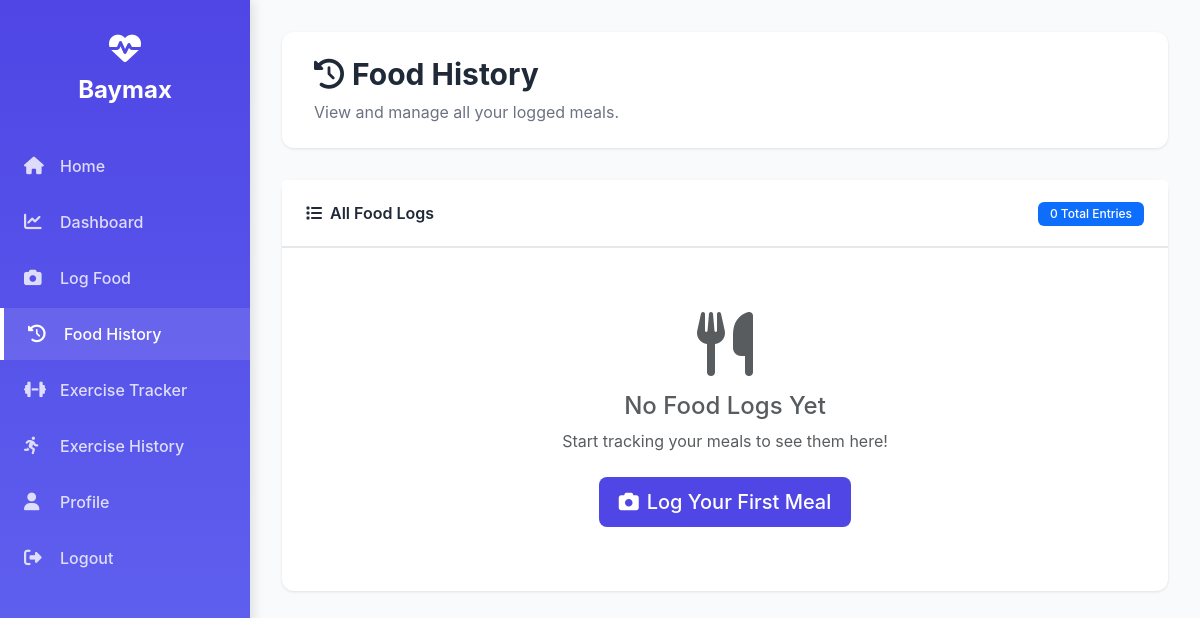
Page /food_history (signed in) on the earlier database version.
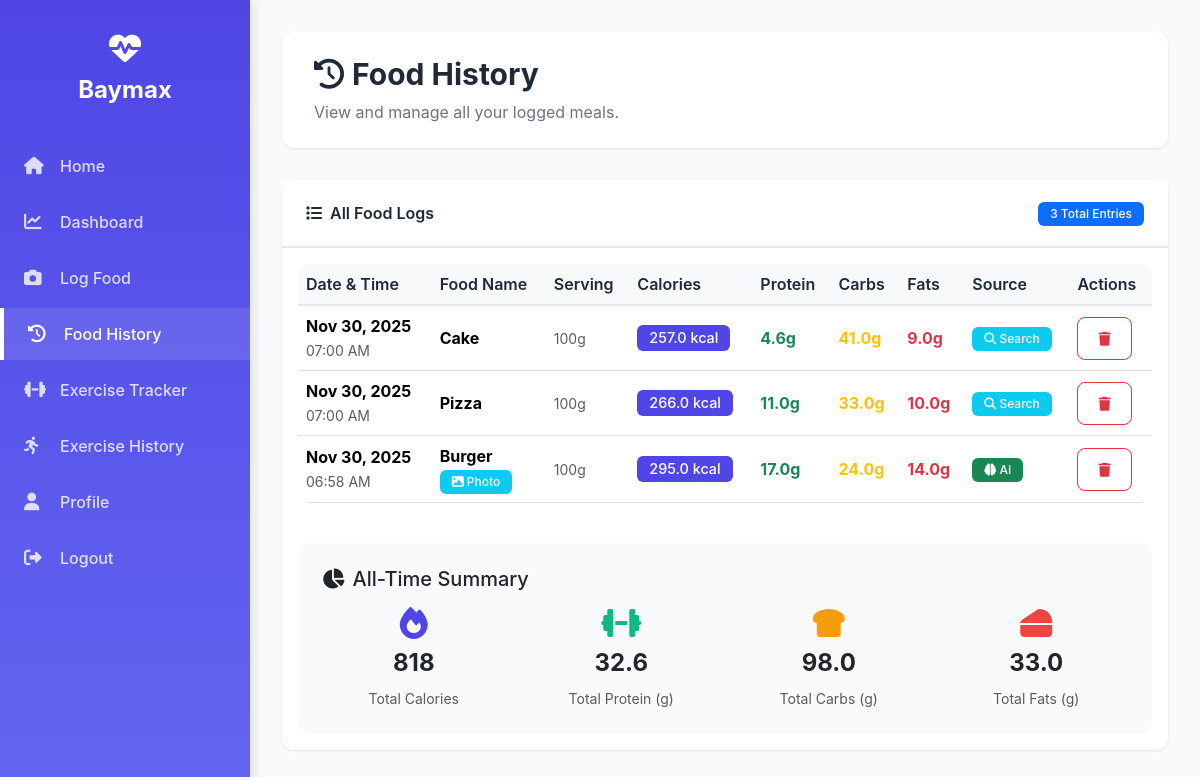
Same page on the later database version.
### app.py (models this page shows)
class FoodLog(db.Model):
    id = db.Column(db.Integer, primary_key=True)
    user_id = db.Column(db.Integer, db.ForeignKey('user.id'))
    food_name = db.Column(db.String(200))
    calories = db.Column(db.Float)
    protein = db.Column(db.Float, default=0)
    carbs = db.Column(db.Float, default=0)
    fats = db.Column(db.Float, default=0)
    serving_size = db.Column(db.String(100), default="100g")
    date = db.Column(db.DateTime, default=datetime.utcnow)
    source = db.Column(db.String(50))
    image_path = db.Column(db.String(300), nullable=True)

### app.py (the view)
@app.route('/food_history')
@login_required
def food_history():
    logs = FoodLog.query.filter_by(user_id=current_user.id).order_by(FoodLog.date.desc()).all()
    return render_template('food_history.html', logs=logs)

### app.py (called while the page is built)
@login_manager.user_loader
def load_user(user_id):
    return User.query.get(int(user_id))

### templates/food_history.html (shortened to what this page needs)
{% extends "base.html" %}
{% block content %}
<div class="content-header">
    <h1><i class="fas fa-history me-2"></i>Food History</h1>
    <p>View and manage all your logged meals.</p>
</div>
<div class="row mb-4">
    <div class="col-md-12">
        <div class="card">
            <div class="card-header d-flex justify-content-between align-items-center">
                <span><i class="fas fa-list me-2"></i>All Food Logs</span>
                <div>
                    <span class="badge bg-primary">{{ logs|length }} Total Entries</span>
                </div>
            </div>
            <div class="card-body">
                {% if logs %}
                <div class="table-responsive">
                    <table class="table table-hover align-middle">
                        <thead class="table-light">
                            <tr>
                                <th>Date & Time</th>
                                <th>Food Name</th>
                                <th>Serving</th>
                                <th>Calories</th>
                                <th>Protein</th>
                                <th>Carbs</th>
                                <th>Fats</th>
                                <th>Source</th>
                                <th>Actions</th>
                            </tr>
                        </thead>
                        <tbody>
                            {% for log in logs %}
                            <tr>
                                <td>
                                    <div>
                                        <strong>{{ log.date.strftime('%b %d, %Y') }}</strong>
                                        <br>
                                        <small class="text-muted">{{ log.date.strftime('%I:%M %p') }}</small>
                                    </div>
                                </td>
                                <td>
                                    <strong>{{ log.food_name|title }}</strong>
                                    {% if log.image_path %}
                                    <br><span class="badge badge-sm bg-info"><i class="fas fa-image"></i> Photo</span>
                                    {% endif %}
                                </td>
                                <td><small class="text-muted">{{ log.serving_size }}</small></td>
                                <td>
                                    <span class="badge" style="background: #4F46E5; font-size: 0.9rem;">
                                        {{ log.calories }} kcal
                                    </span>
                                </td>
                                <td><span class="text-success fw-bold">{{ log.protein }}g</span></td>
                                <td><span class="text-warning fw-bold">{{ log.carbs }}g</span></td>
                                <td><span class="text-danger fw-bold">{{ log.fats }}g</span></td>
                                <td>
                                    {% if log.source == 'ai' %}
                                    <span class="badge bg-success"><i class="fas fa-brain"></i> AI</span>
                                    {% elif log.source == 'search' %}
                                    <span class="badge bg-info"><i class="fas fa-search"></i> Search</span>
                                    {% else %}
                                    <span class="badge bg-secondary"><i class="fas fa-keyboard"></i> Manual</span>
                                    {% endif %}
                                </td>
                                <td>
                                    <form method="post" action="{{ url_for('delete_log', log_id=log.id) }}" style="display: inline;" onsubmit="return confirm('Are you sure you want to delete this entry?');">
                                        <button type="submit" class="btn btn-sm btn-outline-danger" title="Delete">
                                            <i class="fas fa-trash"></i>
                                        </button>
                                    </form>
                                </td>
                            </tr>
                            {% endfor %}
                        </tbody>
                    </table>
                </div>
                <div class="mt-4 p-4" style="background: #F9FAFB; border-radius: 12px;">
                    <h5 class="mb-3"><i class="fas fa-chart-pie me-2"></i>All-Time Summary</h5>
                    <div class="row text-center">
                        <div class="col-md-3">
                            <div class="mb-2">
                                <i class="fas fa-fire fa-2x" style="color: #4F46E5;"></i>
                            </div>
                            <h4 class="fw-bold">{{ logs|sum(attribute='calories')|int }}</h4>
                            <small class="text-muted">Total Calories</small>
                        </div>
                        <div class="col-md-3">
                            <div class="mb-2">
                                <i class="fas fa-dumbbell fa-2x" style="color: #10B981;"></i>
                            </div>
                            <h4 class="fw-bold">{{ logs|sum(attribute='protein')|round(1) }}</h4>
                            <small class="text-muted">Total Protein (g)</small>
                        </div>
                        <div class="col-md-3">
                            <div class="mb-2">
                                <i class="fas fa-bread-slice fa-2x" style="color: #F59E0B;"></i>
                            </div>
                            <h4 class="fw-bold">{{ logs|sum(attribute='carbs')|round(1) }}</h4>
                            <small class="text-muted">Total Carbs (g)</small>
                        </div>
                        <div class="col-md-3">
                            <div class="mb-2">
                                <i class="fas fa-cheese fa-2x" style="color: #EF4444;"></i>
                            </div>
                            <h4 class="fw-bold">{{ logs|sum(attribute='fats')|round(1) }}</h4>
                            <small class="text-muted">Total Fats (g)</small>
                        </div>
                    </div>
                </div>
                {% else %}
                <div class="text-center py-5">
                    <i class="fas fa-utensils fa-4x text-muted mb-3"></i>
                    <h4 class="text-muted">No Food Logs Yet</h4>
                    <p class="text-muted mb-4">Start tracking your meals to see them here!</p>
                    <a href="{{ url_for('log_food') }}" class="btn btn-primary btn-lg">
                        <i class="fas fa-camera me-2"></i>Log Your First Meal
                    </a>
                </div>
                {% endif %}
            </div>
        </div>
    </div>
</div>
{% endblock %}

### templates/base.html (shortened to what this page needs)
<!DOCTYPE html>
<html lang="en">
<head>
    <link href="https://cdn.jsdelivr.net/npm/bootstrap@5.3.2/dist/css/bootstrap.min.css" rel="stylesheet">
    <link rel="stylesheet" href="https://cdnjs.cloudflare.com/ajax/libs/font-awesome/6.4.0/css/all.min.css">
</head>
<body>
    {% if current_user.is_authenticated %}
    <div class="sidebar" id="sidebar">
        <div class="sidebar-brand">
            <i class="fas fa-heartbeat"></i>
            Baymax
        </div>
        <ul class="sidebar-nav">
            <li>
                <a href="{{ url_for('index') }}" class="{% if request.endpoint == 'index' %}active{% endif %}">
                    <i class="fas fa-home"></i>
                    Home
                </a>
            </li>
            <li>
                <a href="{{ url_for('dashboard') }}" class="{% if request.endpoint == 'dashboard' %}active{% endif %}">
                    <i class="fas fa-chart-line"></i>
                    Dashboard
                </a>
            </li>
            <li>
                <a href="{{ url_for('log_food') }}" class="{% if request.endpoint == 'log_food' %}active{% endif %}">
                    <i class="fas fa-camera"></i>
                    Log Food
                </a>
            </li>
            <li>
                <a href="{{ url_for('food_history') }}" class="{% if request.endpoint == 'food_history' %}active{% endif %}">
                    <i class="fas fa-history"></i>
                    Food History
                </a>
            </li>
            <li>
                <a href="{{ url_for('exercise') }}" class="{% if request.endpoint == 'exercise' %}active{% endif %}">
                    <i class="fas fa-dumbbell"></i>
                    Exercise Tracker
                </a>
            </li>
            <li>
                <a href="{{ url_for('exercise_history') }}" class="{% if request.endpoint == 'exercise_history' %}active{% endif %}">
                    <i class="fas fa-running"></i>
                    Exercise History
                </a>
            </li>
            <li>
                <a href="{{ url_for('profile') }}" class="{% if request.endpoint == 'profile' %}active{% endif %}">
                    <i class="fas fa-user"></i>
                    Profile
                </a>
            </li>
            <li>
                <a href="{{ url_for('logout') }}">
                    <i class="fas fa-sign-out-alt"></i>
                    Logout
                </a>
            </li>
        </ul>
    </div>
    <div class="main-content">
    {% endif %}
        {% block content %}{% endblock %}
    </div>
</body>
</html>

### templates/base.html (style rules this page uses)
:root { --sidebar-width: 250px; --primary-color: #4F46E5; --secondary-color: #10B981; --danger-color: #EF4444; --bg-light: #F9FAFB; --text-dark: #1F2937; --border-color: #E5E7EB; }
body { font-family: 'Inter', -apple-system, BlinkMacSystemFont, sans-serif; background-color: var(--bg-light); min-height: 100vh; margin: 0; padding: 0; }
.sidebar { position: fixed; top: 0; left: 0; height: 100vh; width: var(--sidebar-width); background: linear-gradient(180deg, #4F46E5 0%, #6366F1 100%); padding: 2rem 0; z-index: 1000; box-shadow: 4px 0 10px rgba(0,0,0,0.1); }
.sidebar-brand { color: white; font-size: 1.5rem; font-weight: 700; text-align: center; margin-bottom: 2rem; padding: 0 1rem; }
.sidebar-brand i { font-size: 2rem; display: block; margin-bottom: 0.5rem; }
.sidebar-nav { list-style: none; padding: 0; margin: 0; }
.sidebar-nav li { margin: 0.25rem 0; }
.sidebar-nav a { display: flex; align-items: center; padding: 0.875rem 1.5rem; color: rgba(255,255,255,0.8); text-decoration: none; transition: all 0.3s ease; font-weight: 500; }
.sidebar-nav a:hover, .sidebar-nav a.active { background: rgba(255,255,255,0.1); color: white; border-left: 4px solid white; }
.sidebar-nav a i { margin-right: 0.75rem; font-size: 1.1rem; width: 24px; }
.main-content { margin-left: var(--sidebar-width); padding: 2rem; min-height: 100vh; }
.content-header { background: white; padding: 1.5rem 2rem; border-radius: 12px; margin-bottom: 2rem; box-shadow: 0 1px 3px rgba(0,0,0,0.1); }
.content-header h1 { margin: 0; color: var(--text-dark); font-size: 1.875rem; font-weight: 700; }
.content-header p { margin: 0.5rem 0 0 0; color: #6B7280; }
.card { border: none; border-radius: 12px; box-shadow: 0 1px 3px rgba(0,0,0,0.1); margin-bottom: 1.5rem; transition: transform 0.2s, box-shadow 0.2s; }
.card-header { background: white; border-bottom: 2px solid var(--border-color); padding: 1.25rem 1.5rem; font-weight: 600; color: var(--text-dark); }
.btn { border-radius: 8px; padding: 0.625rem 1.25rem; font-weight: 500; transition: all 0.2s; }
.table { background: white; border-radius: 12px; overflow: hidden; }
.table thead { background: var(--bg-light); }
.table th { font-weight: 600; color: var(--text-dark); border-bottom: 2px solid var(--border-color); }
.badge { padding: 0.375rem 0.75rem; border-radius: 6px; font-weight: 500; }

Differences in the rows shown:
added FoodLog: date "Nov 30, 2025", date "07:00 AM", food_name "Cake", serving_size "100g", calories "257.0", protein "4.6", carbs "41.0", fats "9.0", source "search" (drawn)
added FoodLog: date "Nov 30, 2025", date "07:00 AM", food_name "Pizza", serving_size "100g", calories "266.0", protein "11.0", carbs "33.0", fats "10.0", source "search" (drawn)
added FoodLog: date "Nov 30, 2025", date "06:58 AM", food_name "Burger", shows "Photo", serving_size "100g", calories "295.0", protein "17.0", carbs "24.0", fats "14.0", source "ai" (drawn)
Other differences:
{{ logs|length }}: "0" → "3"
{{ logs|sum(attribute='calories')|int }}: (not shown) → "818"
{{ logs|sum(attribute='protein')|round(1) }}: (not shown) → "32.6"
{{ logs|sum(attribute='carbs')|round(1) }}: (not shown) → "98.0"
{{ logs|sum(attribute='fats')|round(1) }}: (not shown) → "33.0"
text no longer shown: "No Food Logs Yet Start tracking your meals to see them here! Log Your First Meal"
text now shown: "Date & Time Food Name Serving Calories Protein Carbs Fats Source Actions All-Time Summary Total Calories Total Protein (g) Total Carbs (g) Total Fats (g)"
